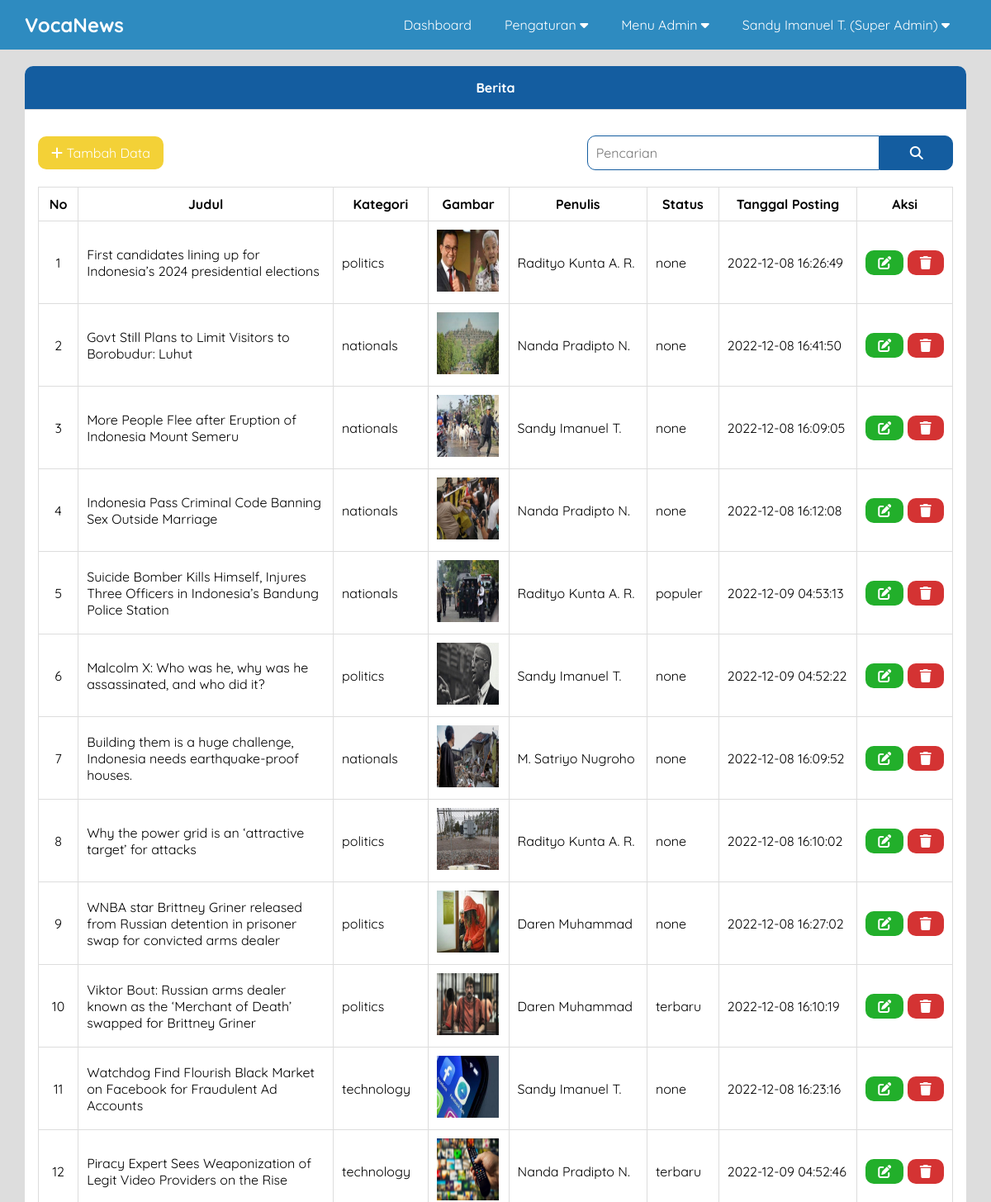
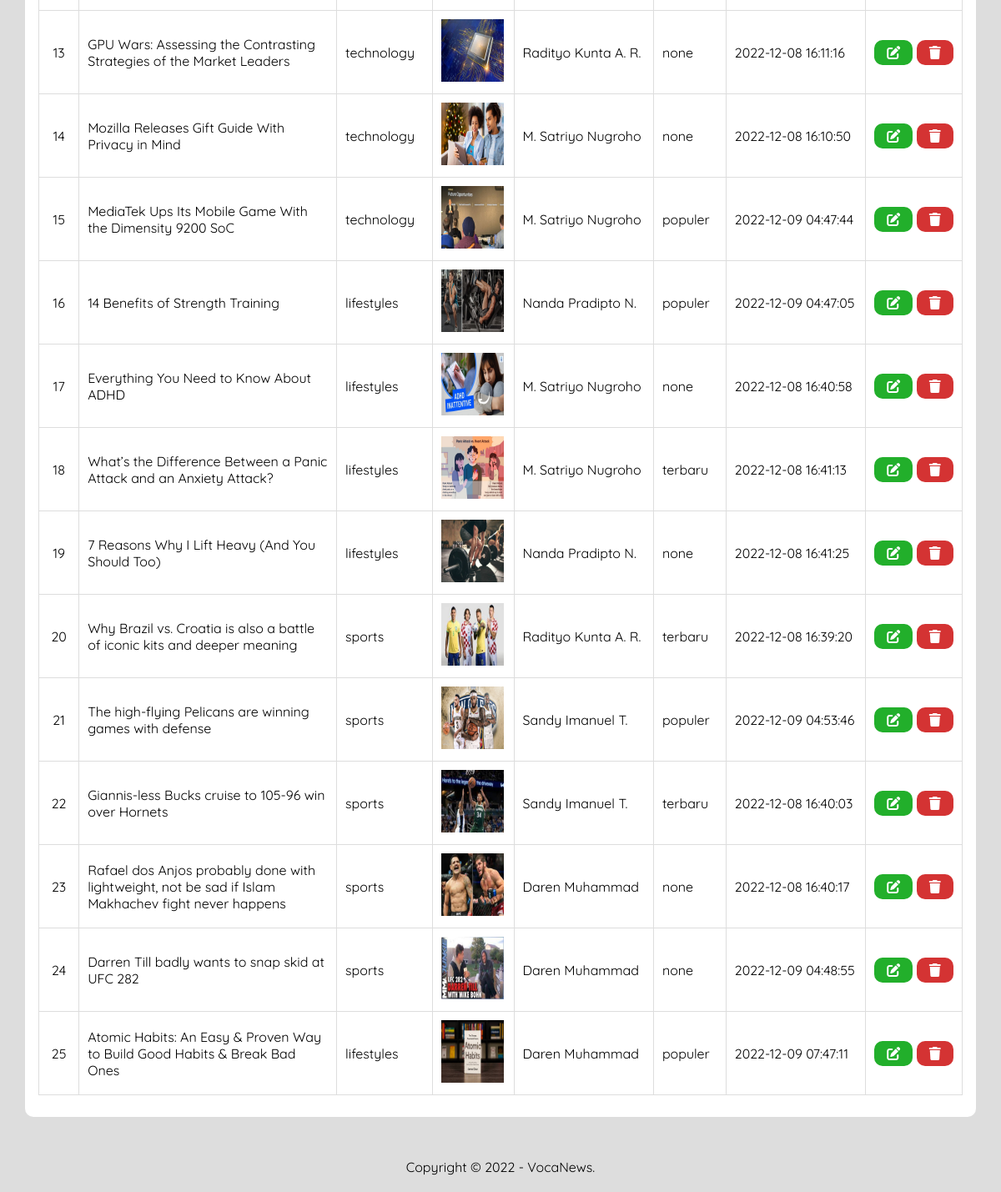
Page /admin/index.php?includes=berita (signed in) on the committed database (2 pictures, top to bottom).
### tables this page shows
CREATE TABLE `pengaturan` (
  `id` int(11) NOT NULL,
  `nama` varchar(100) NOT NULL,
  `email` varchar(100) NOT NULL,
  `telepon` varchar(20) NOT NULL,
  `alamat` text NOT NULL,
  `logo` varchar(100) NOT NULL,
  `favicon` varchar(100) NOT NULL,
  `tentang_perusahaan` text NOT NULL,
  `foto_perusahaan` varchar(100) NOT NULL,
  `google_maps` text NOT NULL,
  `nama_pimpinan` varchar(100) NOT NULL,
  `foto_pimpinan` varchar(100) NOT NULL,
  `sambutan_pimpinan` text NOT NULL,
  `created_at` timestamp NOT NULL DEFAULT current_timestamp(),
  `updated_at` datetime DEFAULT NULL
);

CREATE TABLE `berita` (
  `id_berita` int(11) NOT NULL,
  `judul` varchar(100) NOT NULL,
  `id_kategori` int(11) NOT NULL,
  `gambar` varchar(100) NOT NULL,
  `teks_berita` text NOT NULL,
  `tgl_posting` datetime NOT NULL DEFAULT current_timestamp(),
  `id_admin` int(11) NOT NULL,
  `id_status` int(11) NOT NULL
);

CREATE TABLE `kategori` (
  `id_kategori` int(11) NOT NULL,
  `kategori` varchar(30) NOT NULL,
  `gambar_kategori` varchar(100) NOT NULL,
  `keterangan` text NOT NULL
);

CREATE TABLE `status` (
  `id_status` int(11) NOT NULL,
  `nama_status` varchar(100) NOT NULL
);

### admin/includes/berita.php (the view, shortened to what this page needs)
<div class="content">
    <div class="container">
        <div class="box">
            <div class="box-header">
                Berita
            </div>
            <div class="box-body">
                <a href="index.php?includes=tambah-berita" class="btn-tambah"><i class="fa fa-plus"></i> Tambah Data</a>
                <form action="index.php?includes=berita" method="post">
                    <div class="input-group">
                        <input type="text" name="key" placeholder="Pencarian">
                        <button type="submit"><i class="fa fa-search"></i></button>
                    </div>
                </form>
                <table class="table">
                    <thead>
                        <tr>
                            <th width="3%">No</th>
                            <th width="24%">Judul</th>
                            <th width="6%">Kategori</th>
                            <th width="1%">Gambar</th>
                            <th width="13%">Penulis</th>
                            <th width="5%">Status</th>
                            <th width="13%">Tanggal Posting</th>
                            <th width="9%">Aksi</th>
                        </tr>
                    </thead>
                    <tbody>
                    <?php
                        $no = 1;
                        $sql = "SELECT * FROM `berita` JOIN `status` USING(`id_status`)
                                JOIN `kategori` USING(`id_kategori`)
                                JOIN `admin` USING(`id_admin`) ";
                        $sql .= " ORDER BY `id_berita` DESC";
                        $berita = mysqli_query($conn,$sql);
                        if(mysqli_num_rows($berita) > 0 ){
                        while($b = mysqli_fetch_object($berita)){
                    ?>
                    <tr>
                        <td><?php echo $no ++ ?></td>
                        <td><?php echo $b->judul?></td>
                        <td><?php echo $b->kategori?></td>
                        <td><a href="images/berita/<?= $b->gambar ?>" target="_blank"><img src="images/berita/<?= $b->gambar ?>" height="75" width="75"></a></td>
                        <td><?php echo $b->nama_lengkap?></td>
                        <td><?php echo $b->nama_status?></td>
                        <td><?php echo $b->tgl_posting?></td>
                        <td>
                            <a href="index.php?includes=edit-berita&id=<?= $b->id_berita ?>" title="Edit Data" class="btn-edit"><i class="fa fa-edit"></i></a>
                            <a href="index.php?includes=hapus&idberita=<?= $b->id_berita ?>" onclick="return confirm('Yakin ingin hapus?')"
                            title="Hapus Data" class="btn-hapus"><i class="fa fa-trash"></i></a>
                        </td>
                    </tr>
                    <?php }}else{ ?>
                        <tr>
                            <td colspan="8">Tidak Ada Data</td>
                        </tr>
                    <?php } ?>
                </table>
            </div>
        </div>
    </div>
</div>

### admin/includes/header.php (shortened to what this page needs)
<body class="bg-light">
    <div class="navbar">
        <div class="container">
            <h2 class="nav-brand float-left"><a href="index.php?includes=dashboard"><?= $d->nama ?></a></h2>
            <ul class="nav-menu float-right">
                <li><a href="index.php?includes=dashboard">Dashboard</a></li>
                <?php
                    if (isset($_SESSION['level'])){
                        if($_SESSION['level'] == "Super Admin"){
                ?>
                <li>
                    <a href="#">Pengaturan <i class="fa fa-caret-down"></i></a>
                </li>
                <?php }}?>
                <li>
                    <a href="#">Menu Admin <i class="fa fa-caret-down"></i></a>
                </li>
                <li>
                    <a href="#"><?= $_SESSION['nama']?> (<?= $_SESSION['level'] ?>) <i class="fa fa-caret-down"></i></a>
                </li>
            </ul>
        </div>
    </div>

### admin/includes/footer.php (shortened to what this page needs)
<?php
    $sql = "SELECT * FROM `pengaturan` ORDER BY `id` DESC LIMIT 1";
    $identitas = mysqli_query($conn,$sql);
    $d = mysqli_fetch_object($identitas);
?>
    <div class="footer">
        <div class="container text-center">
            Copyright &copy; 2022 - <?= $d->nama ?>.
        </div>
    </div>
</body>
</html>

### assets/css/style.css (style rules this page uses)
* { padding: 0; margin: 0; font-family: 'Quicksand', sans-serif; box-sizing: border-box; }
a { text-decoration: none; }
.bg-light { background-color: #DDD; }
.float-left { float: left; }
.float-right { float: right; }
.container { width: 1140px; margin: 0 auto; }
.container::after { content: ""; display: block; clear: both; }
.box { background-color: #fff; border-radius: 10px; overflow: hidden; }
.box-header { padding: 16px; border-bottom: 1px solid #ddd; background-color: #145DA0; color: white; font-weight: bold; text-align: center; }
.box-body { padding: 16px; }
form { margin: 15px 0; }
.btn-tambah { border-radius: 10px; background-color: #f3d137; color: white; padding: 10px 16px; font-size: 16px; cursor: pointer; float: left; margin-top: 16px; }
.btn-edit { border: none; border-radius: 10px; background-color: #22af2b; color: white; padding: 5px 15px; font-size: 16px; cursor: pointer; }
.btn-hapus { border: none; border-radius: 10px; background-color: #d43333; color: white; padding: 5px 15px; font-size: 16px; cursor: pointer; }
.navbar { height: 60px; width: 100%; background-color: #2E8BC0; position: fixed; top: 0; z-index: 1000; }
.navbar a { color: #fff; }
.nav-brand { display: inline-block; padding: 15px 0; margin-right: 20px; }
.nav-menu { display: flex; list-style: none; }
.nav-menu li a { padding: 20px; display: inline-block; }
.content { padding: 80px 0 30px 0; }
.text-center { text-align: center; }
.footer { padding: 20px 0; }
.table { margin: 10px 0; width: 100%; border-collapse: collapse; }
.table th, .table td { border: 1px solid #DDD; padding: 10px; }
.table td:first-child { text-align: center; }
.table td:last-child { text-align: center; }
.input-group { width: 40%; float: right; margin-bottom: 20px; }
.input-group::after { content: ""; clear: both; display: block; }
.input-group input[type="text"] { width: 80%; padding: 10px; border-top-left-radius: 10px; border-bottom-left-radius: 10px; font-size: 16px; float: left; border: 1px solid #145DA0; }
.input-group button { width: 20%; padding: 10px; font-size: 16px; border-top-right-radius: 10px; border-bottom-right-radius: 10px; border-left: none; float: right; cursor: pointer; border: 1px solid #145DA0; background-color: #145DA0; color: #FFF; }

### rows in the picture
pengaturan: nama "VocaNews"
berita: judul "First candidates lining up for Indonesia’s 2024 presidential elections", id_kategori.kategori "politics", gambar (picture), id_admin.nama_lengkap "Radityo Kunta A. R.", id_status.nama_status "none", tgl_posting "2022-12-08 16:26:49"
berita: judul "Govt Still Plans to Limit Visitors to Borobudur: Luhut", id_kategori.kategori "nationals", gambar (picture), id_admin.nama_lengkap "Nanda Pradipto N.", id_status.nama_status "none", tgl_posting "2022-12-08 16:41:50"
berita: judul "More People Flee after Eruption of Indonesia Mount Semeru", id_kategori.kategori "nationals", gambar (picture), id_admin.nama_lengkap "Sandy Imanuel T.", id_status.nama_status "none", tgl_posting "2022-12-08 16:09:05"
berita: judul "Indonesia Pass Criminal Code Banning Sex Outside Marriage", id_kategori.kategori "nationals", gambar (picture), id_admin.nama_lengkap "Nanda Pradipto N.", id_status.nama_status "none", tgl_posting "2022-12-08 16:12:08"
berita: judul "Suicide Bomber Kills Himself, Injures Three Officers in Indonesia’s Bandung Police Station", id_kategori.kategori "nationals", gambar (picture), id_admin.nama_lengkap "Radityo Kunta A. R.", id_status.nama_status "populer", tgl_posting "2022-12-09 04:53:13"
berita: judul "Malcolm X: Who was he, why was he assassinated, and who did it?", id_kategori.kategori "politics", gambar (picture), id_admin.nama_lengkap "Sandy Imanuel T.", id_status.nama_status "none", tgl_posting "2022-12-09 04:52:22"
berita: judul "Building them is a huge challenge, Indonesia needs earthquake-proof houses.", id_kategori.kategori "nationals", gambar (picture), id_admin.nama_lengkap "M. Satriyo Nugroho", id_status.nama_status "none", tgl_posting "2022-12-08 16:09:52"
berita: judul "Why the power grid is an ‘attractive target’ for attacks", id_kategori.kategori "politics", gambar (picture), id_admin.nama_lengkap "Radityo Kunta A. R.", id_status.nama_status "none", tgl_posting "2022-12-08 16:10:02"
berita: judul "WNBA star Brittney Griner released from Russian detention in prisoner swap for convicted arms dealer", id_kategori.kategori "politics", gambar (picture), id_admin.nama_lengkap "Daren Muhammad", id_status.nama_status "none", tgl_posting "2022-12-08 16:27:02"
berita: judul "Viktor Bout: Russian arms dealer known as the ‘Merchant of Death’ swapped for Brittney Griner", id_kategori.kategori "politics", gambar (picture), id_admin.nama_lengkap "Daren Muhammad", id_status.nama_status "terbaru", tgl_posting "2022-12-08 16:10:19"
berita: judul "Watchdog Find Flourish Black Market on Facebook for Fraudulent Ad Accounts", id_kategori.kategori "technology", gambar (picture), id_admin.nama_lengkap "Sandy Imanuel T.", id_status.nama_status "none", tgl_posting "2022-12-08 16:23:16"
berita: judul "Piracy Expert Sees Weaponization of Legit Video Providers on the Rise", id_kategori.kategori "technology", gambar (picture), id_admin.nama_lengkap "Nanda Pradipto N.", id_status.nama_status "terbaru", tgl_posting "2022-12-09 04:52:46"
berita: judul "GPU Wars: Assessing the Contrasting Strategies of the Market Leaders", id_kategori.kategori "technology", gambar (picture), id_admin.nama_lengkap "Radityo Kunta A. R.", id_status.nama_status "none", tgl_posting "2022-12-08 16:11:16"
berita: judul "Mozilla Releases Gift Guide With Privacy in Mind", id_kategori.kategori "technology", gambar (picture), id_admin.nama_lengkap "M. Satriyo Nugroho", id_status.nama_status "none", tgl_posting "2022-12-08 16:10:50"
berita: judul "MediaTek Ups Its Mobile Game With the Dimensity 9200 SoC", id_kategori.kategori "technology", gambar (picture), id_admin.nama_lengkap "M. Satriyo Nugroho", id_status.nama_status "populer", tgl_posting "2022-12-09 04:47:44"
berita: judul "14 Benefits of Strength Training", id_kategori.kategori "lifestyles", gambar (picture), id_admin.nama_lengkap "Nanda Pradipto N.", id_status.nama_status "populer", tgl_posting "2022-12-09 04:47:05"
berita: judul "Everything You Need to Know About ADHD", id_kategori.kategori "lifestyles", gambar (picture), id_admin.nama_lengkap "M. Satriyo Nugroho", id_status.nama_status "none", tgl_posting "2022-12-08 16:40:58"
berita: judul "What’s the Difference Between a Panic Attack and an Anxiety Attack?", id_kategori.kategori "lifestyles", gambar (picture), id_admin.nama_lengkap "M. Satriyo Nugroho", id_status.nama_status "terbaru", tgl_posting "2022-12-08 16:41:13"
berita: judul "7 Reasons Why I Lift Heavy (And You Should Too)", id_kategori.kategori "lifestyles", gambar (picture), id_admin.nama_lengkap "Nanda Pradipto N.", id_status.nama_status "none", tgl_posting "2022-12-08 16:41:25"
berita: judul "Why Brazil vs. Croatia is also a battle of iconic kits and deeper meaning", id_kategori.kategori "sports", gambar (picture), id_admin.nama_lengkap "Radityo Kunta A. R.", id_status.nama_status "terbaru", tgl_posting "2022-12-08 16:39:20"
berita: judul "The high-flying Pelicans are winning games with defense", id_kategori.kategori "sports", gambar (picture), id_admin.nama_lengkap "Sandy Imanuel T.", id_status.nama_status "populer", tgl_posting "2022-12-09 04:53:46"
berita: judul "Giannis-less Bucks cruise to 105-96 win over Hornets", id_kategori.kategori "sports", gambar (picture), id_admin.nama_lengkap "Sandy Imanuel T.", id_status.nama_status "terbaru", tgl_posting "2022-12-08 16:40:03"
berita: judul "Rafael dos Anjos probably done with lightweight, not be sad if Islam Makhachev fight never happens", id_kategori.kategori "sports", gambar (picture), id_admin.nama_lengkap "Daren Muhammad", id_status.nama_status "none", tgl_posting "2022-12-08 16:40:17"
berita: judul "Darren Till badly wants to snap skid at UFC 282", id_kategori.kategori "sports", gambar (picture), id_admin.nama_lengkap "Daren Muhammad", id_status.nama_status "none", tgl_posting "2022-12-09 04:48:55"
berita: judul "Atomic Habits: An Easy & Proven Way to Build Good Habits & Break Bad Ones", id_kategori.kategori "lifestyles", gambar (picture), id_admin.nama_lengkap "Daren Muhammad", id_status.nama_status "populer", tgl_posting "2022-12-09 07:47:11"

### other values in the picture
$_SESSION['nama'] "Sandy Imanuel T."
$_SESSION['level'] "Super Admin"
